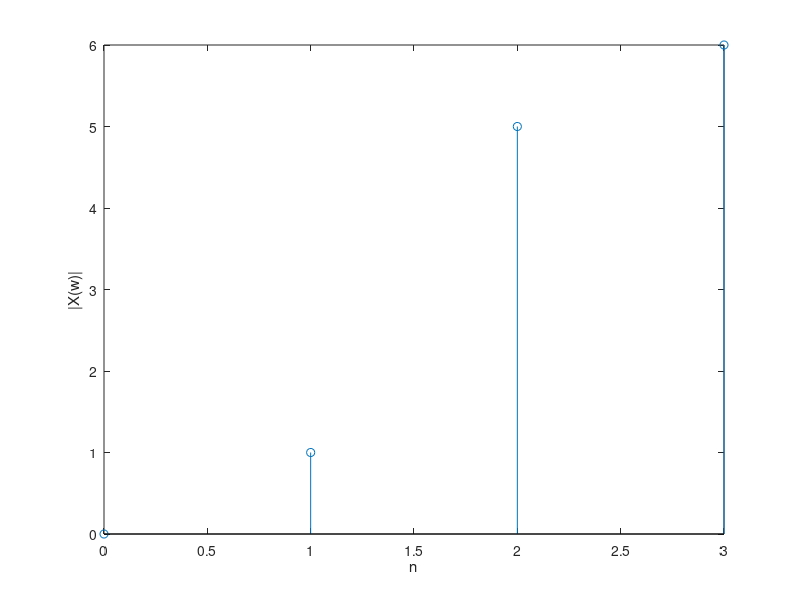
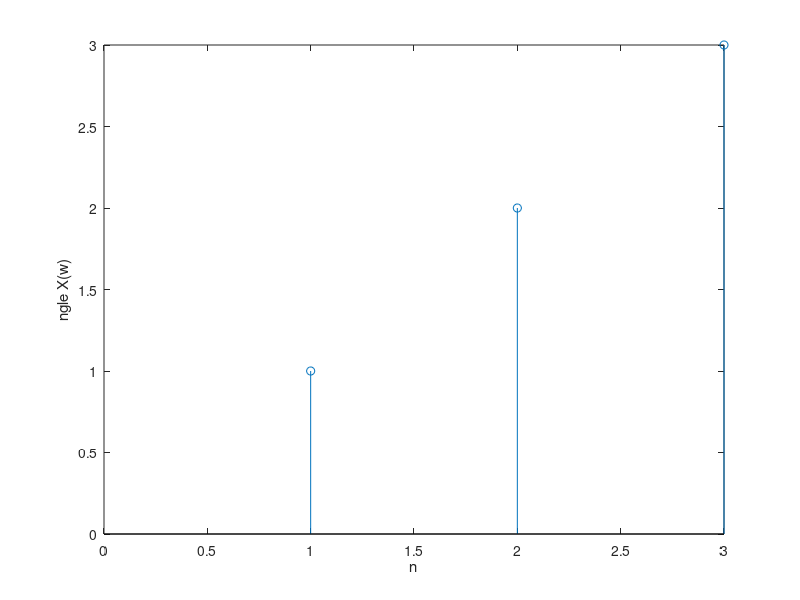

MATLAB code to generate these figures, in order:
clc;
clear;
close all;
magnitude = [0, 1, 5, 6];
n = [0, 1, 2, 3];
phase = [NaN, 1, 2, 3];
figure(1);
stem(n, magnitude);
xlabel("n");
ylabel("|X(w)|");
figure(2);
stem(n, phase);
xlabel("n");
ylabel("\angle X(w)");